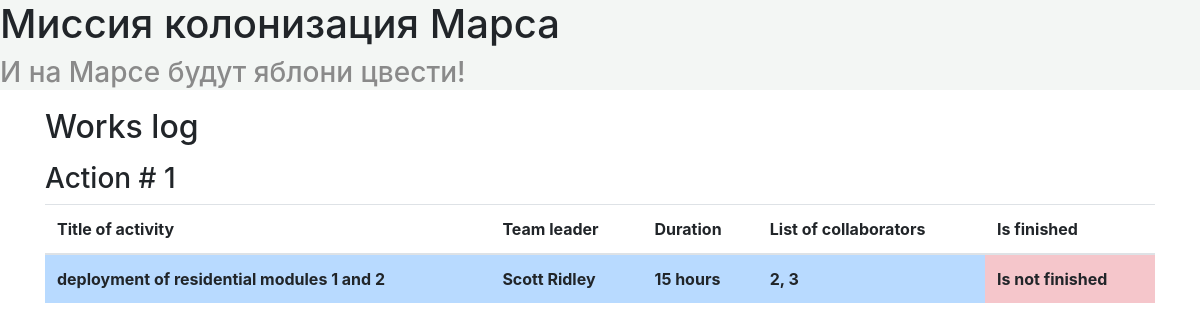
The page /index on the database as committed earlier.
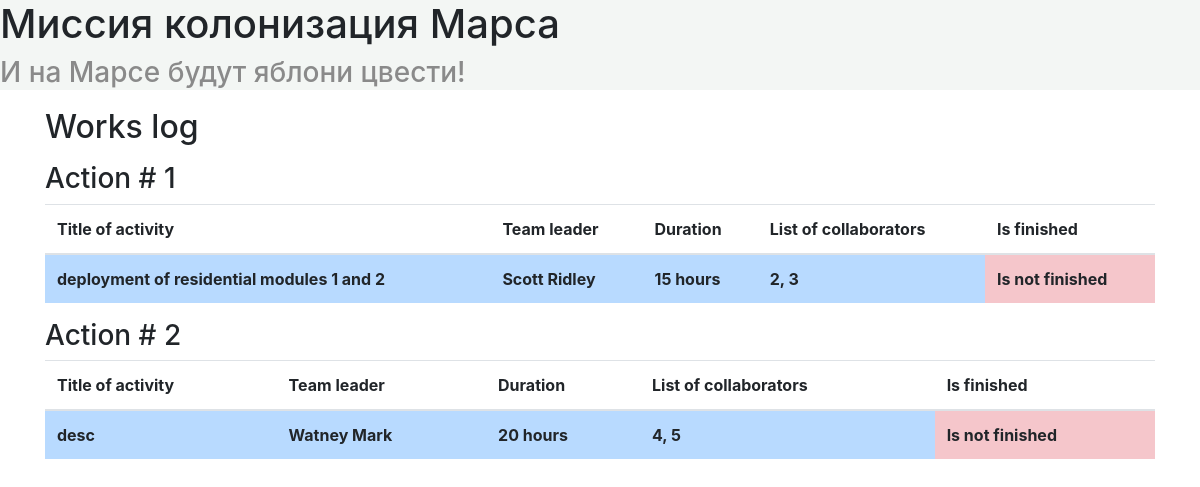
The same page on the database as committed later.
### data/jobs.py (models this page shows)
class Jobs(SqlAlchemyBase):
    __tablename__ = 'jobs'
    id = sa.Column(sa.Integer, primary_key=True, autoincrement=True)
    team_leader = sa.Column(sa.Integer, sa.ForeignKey('users.id'))
    job = sa.Column(sa.Text)
    work_size = sa.Column(sa.Integer)
    collaborators = sa.Column(sa.String)
    start_date = sa.Column(sa.Date)
    end_date = sa.Column(sa.Date)
    is_finished = sa.Column(sa.Boolean, default=False)

### data/users.py (models this page shows, shortened)
class User(SqlAlchemyBase, UserMixin):
    __tablename__ = 'users'
    id = sa.Column(sa.Integer, primary_key=True, autoincrement=True)
    surname = sa.Column(sa.String, nullable=True)
    name = sa.Column(sa.String, nullable=True)
    age = sa.Column(sa.Integer, nullable=True)
    position = sa.Column(sa.String, nullable=True)
    speciality = sa.Column(sa.String, nullable=True)
    address = sa.Column(sa.String, nullable=True)
    email = sa.Column(sa.String, index=True, unique=True, nullable=True)
    hashed_password = sa.Column(sa.String, nullable=True)
    modified_date = sa.Column(sa.DateTime, default=dt.datetime.now)
    department = orm.relationship('Department', back_populates='chief')

### main.py (the view)
@app.route('/')
@app.route('/index')
def index():
    works_list = db_sess.query(Jobs).all()
    kwargs = {
        'title': 'Works log',
        'works_list': works_list,
        'fullname': fullname,
    }
    return render_template('index.html', **kwargs)

### main.py (called while the page is built)
def fullname(job):
    worker = db_sess.get(User, job.team_leader)
    return f'{worker.surname} {worker.name}'

### templates/index.html
{% extends "base.html" %}
{% block content %}
	<h2> Works log </h2>
	{% for work in works_list %}
		<p>
			<h3> Action # {{ loop.index }} </h3>
			<table class="table">
				<thead>
					<tr>
						<th scope="col"> Title of activity </th>
						<th scope="col"> Team leader </th>
						<th scope="col"> Duration </th>
						<th scope="col"> List of collaborators </th>
						<th scope="col"> Is finished </th>
					</tr>
				</thead>
				<tbody>
					<tr>
						<th class="table-primary"> {{ work.job }} </th>
						<th class="table-primary"> {{ fullname(work) }} </th>
						<th class="table-primary"> {{ work.work_size }} hours </th>
						<th class="table-primary"> {{ work.collaborators }} </th>
						{% if work.is_finished %}
							<th class="table-success"> Is finished </th>
						{% else %}
							<th class="table-danger"> Is not finished </th>
						{% endif %}
					</tr>
				</tbody>
			</table>
		</p>
	{% endfor %}
{% endblock %}

### templates/base.html (shortened to what this page needs)
<!doctype html>
<html lang="en">
    <head>
        <link rel="stylesheet"
              href="https://stackpath.bootstrapcdn.com/bootstrap/4.4.1/css/bootstrap.min.css"
>
        <link rel="stylesheet" href="../static/css/styles.css">
    </head>
    <body>
        <header>
            <h1> Миссия колонизация Марса </h1>
            <h3 style="color: #8a8a8a;"> И на Марсе будут яблони цвести! </h3>
        </header>
        <main role="main" class="content container">
            {% block content %}{% endblock %}
        </main>
    </body>
</html>

### static/css/styles.css (style rules this page uses)
.content { padding-top: 10px; }
header { background-color: #f3f6f4; }

Rows that differ between the two databases and show on the page:
added Jobs: job "desc", team_leader.name "Watney Mark", work_size "20", collaborators "4, 5", is_finished "Is not finished"
